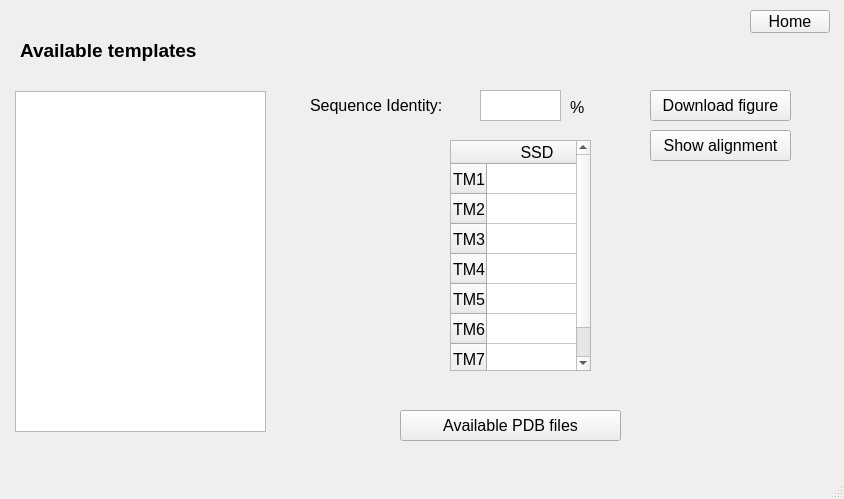
<?xml version="1.0" encoding="UTF-8"?>
<ui version="4.0">
 <class>BrowseTemplates</class>
 <widget class="QMainWindow" name="BrowseTemplates">
  <property name="geometry">
   <rect>
    <x>0</x>
    <y>0</y>
    <width>844</width>
    <height>499</height>
   </rect>
  </property>
  <property name="windowTitle">
   <string>MainWindow</string>
  </property>
  <widget class="QWidget" name="centralwidget">
   <widget class="QLabel" name="label">
    <property name="geometry">
     <rect>
      <x>20</x>
      <y>30</y>
      <width>251</width>
      <height>41</height>
     </rect>
    </property>
    <property name="font">
     <font>
      <pointsize>14</pointsize>
     </font>
    </property>
    <property name="text">
     <string>&lt;html&gt;&lt;head/&gt;&lt;body&gt;&lt;p&gt;&lt;span style=&quot; font-weight:600;&quot;&gt;Available templates&lt;/span&gt;&lt;/p&gt;&lt;/body&gt;&lt;/html&gt;</string>
    </property>
   </widget>
   <widget class="QPushButton" name="homeButton">
    <property name="geometry">
     <rect>
      <x>750</x>
      <y>10</y>
      <width>80</width>
      <height>23</height>
     </rect>
    </property>
    <property name="font">
     <font>
      <pointsize>12</pointsize>
     </font>
    </property>
    <property name="text">
     <string>Home</string>
    </property>
   </widget>
   <widget class="QPushButton" name="showAlign">
    <property name="geometry">
     <rect>
      <x>650</x>
      <y>130</y>
      <width>141</width>
      <height>31</height>
     </rect>
    </property>
    <property name="font">
     <font>
      <pointsize>12</pointsize>
     </font>
    </property>
    <property name="toolTip">
     <string>&lt;html&gt;&lt;head/&gt;&lt;body&gt;&lt;p&gt;Show TM wise alignment between target sequence and selected template&lt;/p&gt;&lt;/body&gt;&lt;/html&gt;</string>
    </property>
    <property name="text">
     <string>Show alignment</string>
    </property>
   </widget>
   <widget class="QPushButton" name="downFigure">
    <property name="geometry">
     <rect>
      <x>650</x>
      <y>90</y>
      <width>141</width>
      <height>31</height>
     </rect>
    </property>
    <property name="font">
     <font>
      <pointsize>12</pointsize>
     </font>
    </property>
    <property name="toolTip">
     <string>&lt;html&gt;&lt;head/&gt;&lt;body&gt;&lt;p&gt;Download the hydrophobicity plot&lt;/p&gt;&lt;/body&gt;&lt;/html&gt;</string>
    </property>
    <property name="text">
     <string>Download figure</string>
    </property>
   </widget>
   <widget class="QPushButton" name="apdb">
    <property name="geometry">
     <rect>
      <x>400</x>
      <y>410</y>
      <width>221</width>
      <height>31</height>
     </rect>
    </property>
    <property name="font">
     <font>
      <pointsize>12</pointsize>
     </font>
    </property>
    <property name="toolTip">
     <string>&lt;html&gt;&lt;head/&gt;&lt;body&gt;&lt;p&gt;Show available PDBs for selected GPCR&lt;/p&gt;&lt;/body&gt;&lt;/html&gt;</string>
    </property>
    <property name="text">
     <string>Available PDB files</string>
    </property>
   </widget>
   <widget class="QListWidget" name="templateList">
    <property name="geometry">
     <rect>
      <x>15</x>
      <y>91</y>
      <width>251</width>
      <height>341</height>
     </rect>
    </property>
   </widget>
   <widget class="QTableWidget" name="SSD_table">
    <property name="geometry">
     <rect>
      <x>450</x>
      <y>140</y>
      <width>141</width>
      <height>231</height>
     </rect>
    </property>
    <property name="font">
     <font>
      <pointsize>12</pointsize>
     </font>
    </property>
    <row>
     <property name="text">
      <string>TM1</string>
     </property>
    </row>
    <row>
     <property name="text">
      <string>TM2</string>
     </property>
    </row>
    <row>
     <property name="text">
      <string>TM3</string>
     </property>
    </row>
    <row>
     <property name="text">
      <string>TM4</string>
     </property>
    </row>
    <row>
     <property name="text">
      <string>TM5</string>
     </property>
    </row>
    <row>
     <property name="text">
      <string>TM6</string>
     </property>
    </row>
    <row>
     <property name="text">
      <string>TM7</string>
     </property>
    </row>
    <column>
     <property name="text">
      <string>SSD</string>
     </property>
    </column>
   </widget>
   <widget class="QLabel" name="label_2">
    <property name="geometry">
     <rect>
      <x>310</x>
      <y>90</y>
      <width>151</width>
      <height>31</height>
     </rect>
    </property>
    <property name="font">
     <font>
      <pointsize>12</pointsize>
     </font>
    </property>
    <property name="text">
     <string>Sequence Identity:</string>
    </property>
   </widget>
   <widget class="QTextEdit" name="SeqIdentity">
    <property name="geometry">
     <rect>
      <x>480</x>
      <y>90</y>
      <width>81</width>
      <height>31</height>
     </rect>
    </property>
   </widget>
   <widget class="QLabel" name="label_3">
    <property name="geometry">
     <rect>
      <x>570</x>
      <y>100</y>
      <width>59</width>
      <height>15</height>
     </rect>
    </property>
    <property name="font">
     <font>
      <pointsize>12</pointsize>
     </font>
    </property>
    <property name="text">
     <string>%</string>
    </property>
   </widget>
  </widget>
  <widget class="QStatusBar" name="statusbar"/>
 </widget>
 <resources/>
 <connections/>
</ui>
